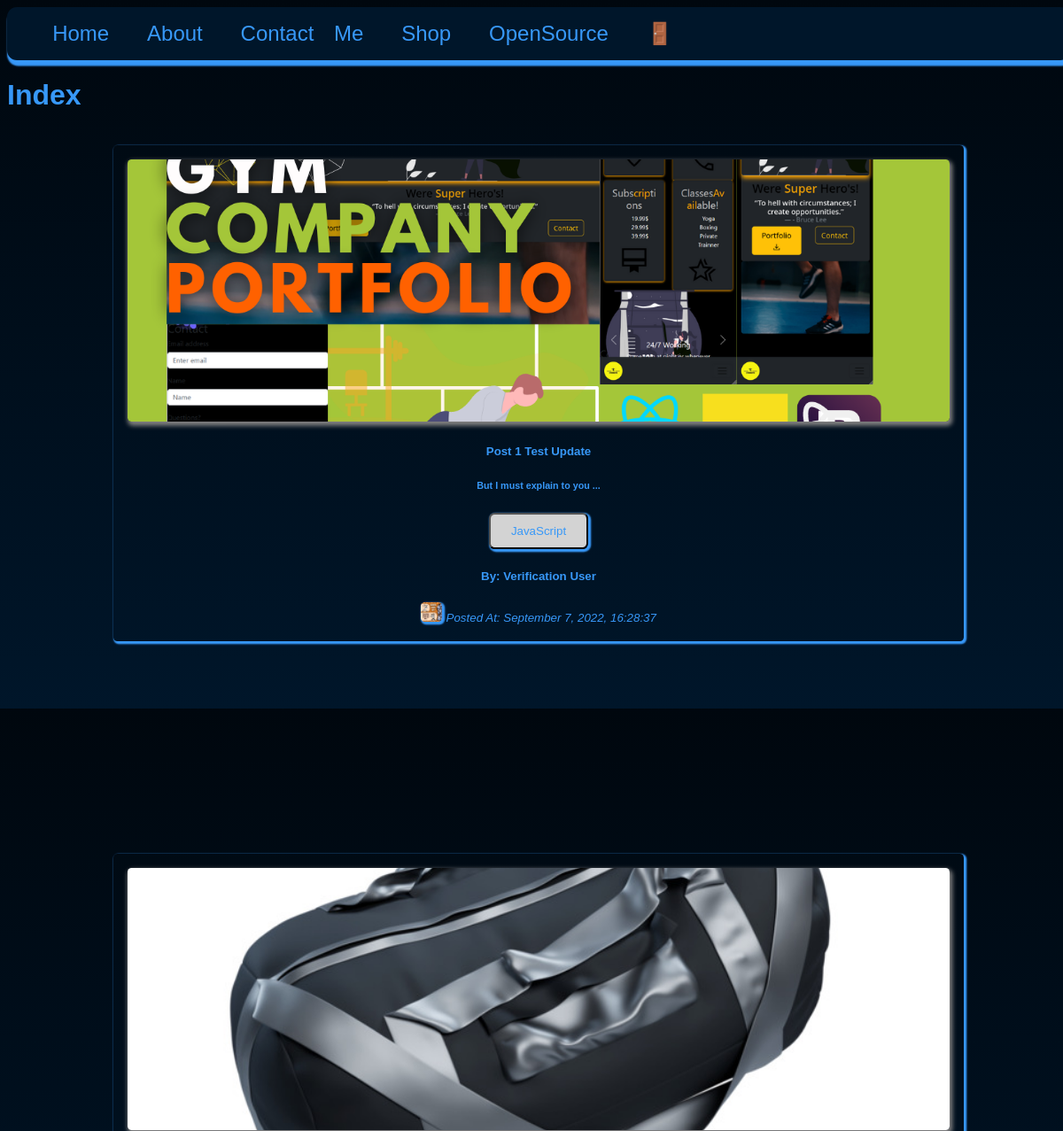
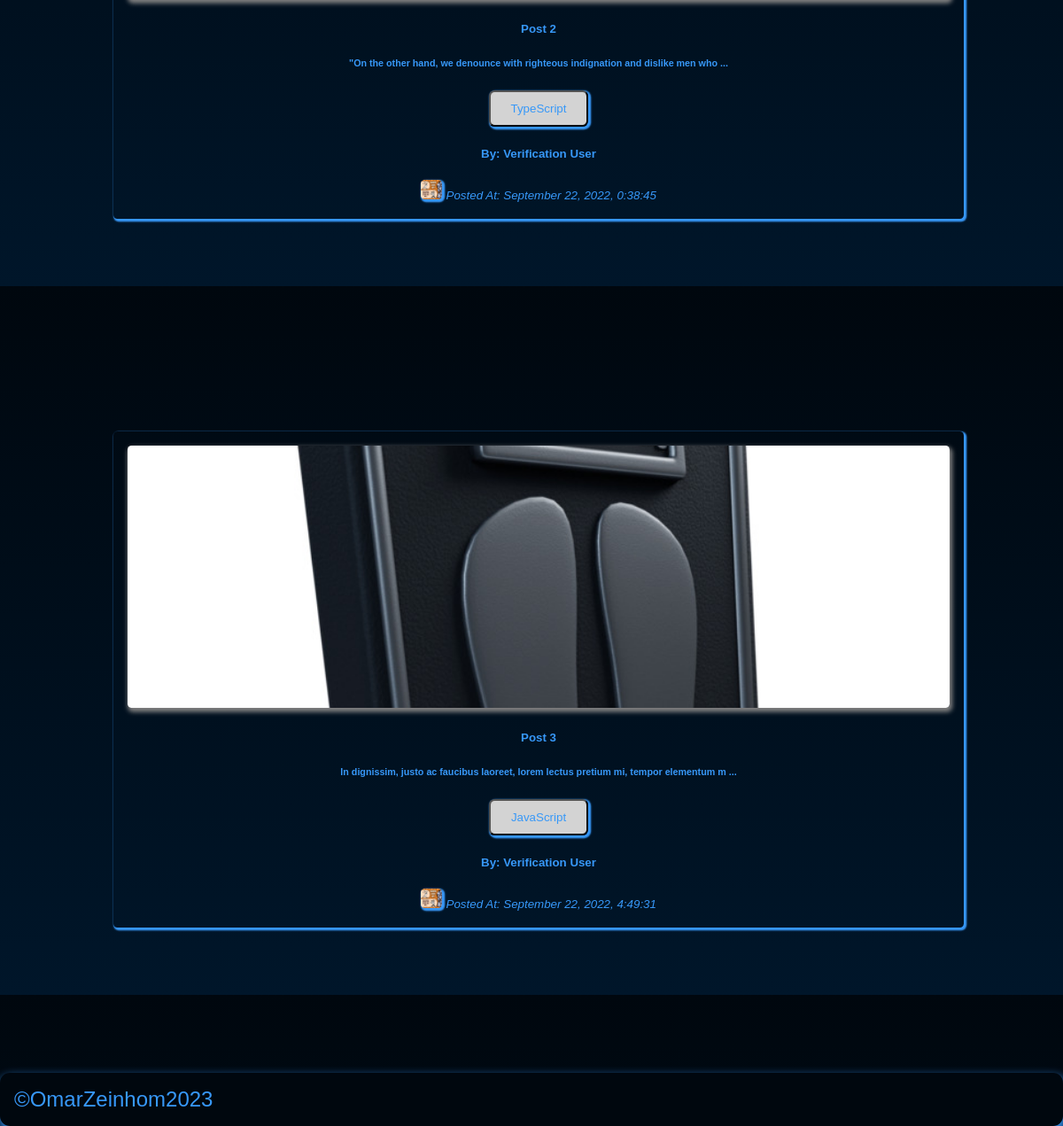
The page / on the database its author committed (2 pictures, top to bottom).
### tables this page shows
CREATE TABLE `posts` (
  `id` int(11) UNSIGNED NOT NULL,
  `title` varchar(255) NOT NULL,
  `body` text NOT NULL,
  `thumbnail` varchar(255) NOT NULL,
  `date_time` timestamp NOT NULL DEFAULT current_timestamp(),
  `category_id` int(11) UNSIGNED DEFAULT NULL,
  `author_id` int(11) UNSIGNED NOT NULL,
  `is_featured` tinyint(1) NOT NULL
);

CREATE TABLE `categories` (
  `id` int(11) UNSIGNED NOT NULL,
  `title` varchar(50) NOT NULL,
  `description` text NOT NULL
);

CREATE TABLE `users` (
  `id` int(11) UNSIGNED NOT NULL,
  `firstname` varchar(50) NOT NULL,
  `lastname` varchar(50) NOT NULL,
  `username` varchar(50) NOT NULL,
  `email` varchar(100) NOT NULL,
  `password` varchar(255) NOT NULL,
  `avatar` varchar(255) NOT NULL,
  `is_admin` tinyint(1) NOT NULL
);

### partials/homeposts/homeposts.php (the view, shortened to what this page needs)
<?php
$posts_result =  mysqli_query($connect__db, $query);
?>
<?php if (mysqli_num_rows($posts_result) >= 1) : ?>
    <?php while ($single_post = mysqli_fetch_assoc($posts_result)) : ?>
        <div class="app__col">
            <div class="app__card" id="appCardId">
                <div class="app__card-header">
                    <div class="app__card-img-shadow">
                        <a href="<?= HOME_URL ?>single-post.php?id=<?= $single_post['id'] ?>">
                            <img src="<?= HOME_URL . 'images/' . $single_post['thumbnail'] ?>" class="app__card-img" alt="admin_post_thumbnail" loading="lazy" />
                        </a>
                    </div>
                    <h5 id="postsTitle"> <a href="<?= HOME_URL ?>single-post.php?id=<?= $single_post['id'] ?>">
                            <?= $single_post['title']; ?>
                        </a>
                    </h5>
                    <h6 class="app__td" id="postsBody" maxlength="100">
                        <?= substr($single_post['body'], 0, 100)  . " ..."; ?>
                    </h6>
                </div>
                <div class="app__card-footer">
                    <?php
                    $category_id = $single_post['category_id'];
                    $category_query = "SELECT * FROM categories WHERE id=$category_id";
                    $category_result = mysqli_query($connect__db, $category_query);
                    $category = mysqli_fetch_assoc($category_result);
                    $category_title = $category['title'];
                    ?>
                    <button class="btn__sm">
                        <a href="<?= HOME_URL ?>category-posts.php?id=<?= $category['id'] ?>">
                            <?= $category_title ?? null; ?>
                        </a>
                    </button>
                    <div class="app__card-author">
                        <?php
                        $author_id = $single_post['author_id'];
                        $author_query = "SELECT * FROM users WHERE id=$author_id";
                        $author_result = mysqli_query($connect__db, $author_query);
                        $author = mysqli_fetch_assoc($author_result);
                        ?>
                        <strong>
                            <h5>
                                By: <?= "{$author['firstname']} {$author['lastname']}"; ?>
                            </h5>
                            <img src="./images/<?= $author['avatar'] ?>" class="app__nav-avatar" />
                        </strong>
                        <small>
                            <em>
                                Posted At: <?= date("F j, Y, G:i:s ", strtotime($single_post['date_time'])) ?>
                            </em>
                        </small>
                    </div>
                </div>
            </div>
        </div>
    <?php endwhile; ?>
<?php endif; ?>

### global/styles/css/main.css (style rules this page uses)
.app__nav-avatar { border-radius: 0.28rem; max-width: 1.5rem; max-height: 1.4rem; width: 100%; height: 100%; -o-object-fit: cover; object-fit: cover; background-color: black; box-shadow: 0.1rem 0.1rem 0.1rem 0.1rem var(--color-primary); }
* { box-sizing: border-box; }
.app__col { width: 100%; height: 100%; padding: 1rem 10rem 10rem 10rem; justify-content: center; display: grid; grid-template-columns: 1fr; }
.app__card-img { width: 100%; height: 100%; max-height: 37vh; max-width: 100vw; min-height: 20vh; min-width: 70vw; border-radius: 0.28rem; -o-object-fit: cover; object-fit: cover; box-shadow: 0.1rem 0.2rem 0.3rem 0.1rem gray; }
.app__card { box-shadow: 0.1rem 0.1rem 0.1rem 0.1rem var(--color-primary); border-radius: 0.28rem; width: 100%; height: 100%; padding: 1rem 1rem 1rem 1rem; max-height: 70vh; max-width: 90vw; min-height: 40vh; min-width: 80vw; }
.app__card-header { text-align: center; font-size: 1rem; }
.app__card-footer { justify-content: center; text-align: center; width: 100%; }
:root { --color-primary: #3798f8; --color-primary-dark: #002950; --color-secondary: #553d62; --color-dark-charchoal: #2b4353; --color-black: black; --color-medium-gray: #7d8184; --color-dark-gray: #5e6164; --color-darkest-gray: #111111; --color-light-gray: #a9a9a9; --color-lightest-gray: #d3d3d3; --color-dark-pearl: #00070e; --color-dark-navyblue: #00162a; --color-white: #ffffff; --color-red: #700000; --transition-slow: all 3s ease-in-out; --transition-medium: all 1.5s ease-in-out; --transition-fast: all 0.3s ease-in-out; --background-light: linear-gradient( to left var(--color-lightest-gray), var(--color-white) ); --background-dark: linear-gradient( to left var(--color-dark-pearl), var(--color-white) ); }
html { background: linear-gradient(var(--color-dark-pearl), var(--color-dark-navyblue)); background-repeat: repeat; width: 100%; height: 100%; font-family: Arial, Helvetica, sans-serif; }
body { font-family: Arial, Helvetica, sans-serif; color: var(--color-primary); background-repeat: repeat; width: 100%; height: 100%; }
h1, h2, h3, h4, h5, h6 { font-family: Arial, Helvetica, sans-serif; }
a { text-decoration: none; color: #3798f8; transition: 0.3s all ease-in-out; }
.btn__sm { border-radius: 0.4rem; padding: 0.7rem 1rem 0.7rem 1rem; width: 100%; max-width: 7rem; max-height: 4rem; min-height: 2rem; min-width: 2rem; box-shadow: 0.1rem 0.1rem 0.1rem 0.1rem var(--color-primary); background: var(--color-lightest-gray); transition: var(--transition-fast); }

### rows shown on the page
posts: thumbnail (picture), title "Post 1 Test Update", body "But I must explain to you", category.title "JavaScript", author.firstname "Verification", author.lastname "User", author.avatar (picture), date_time "September 7, 2022, 16:28:37"
posts: thumbnail (picture), title "Post 2", body "\"On the other hand, we denounce with righteous indignation and dislike men who", category.title "TypeScript", author.firstname "Verification", author.lastname "User", author.avatar (picture), date_time "September 22, 2022, 0:38:45"
posts: thumbnail (picture), title "Post 3", body "In dignissim, justo ac faucibus laoreet, lorem lectus pretium mi, tempor elementum m", category.title "JavaScript", author.firstname "Verification", author.lastname "User", author.avatar (picture), date_time "September 22, 2022, 4:49:31"

### other values the page prints
$page__title "Index"
